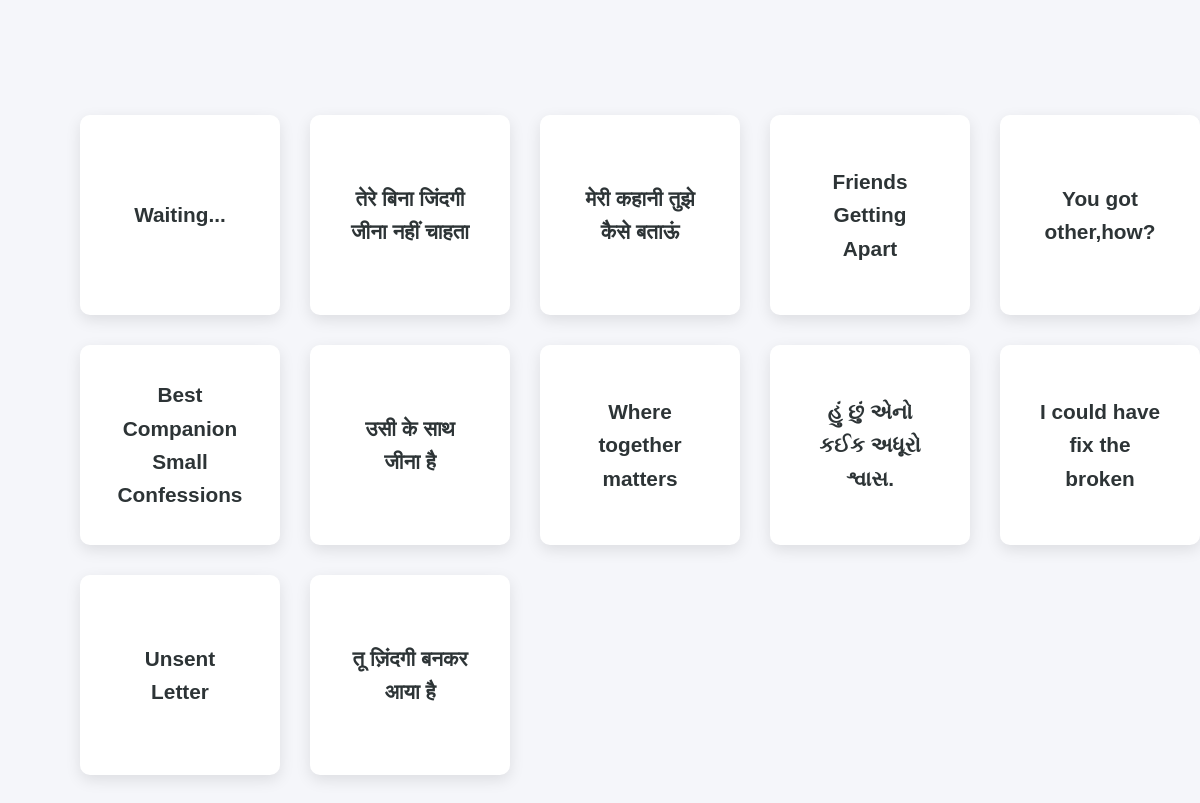
The app's page /get_poems/love with its own data.
### app.py (models this page shows)
class Poem(db.Model):
    id = db.Column(db.Integer, primary_key=True)
    title = db.Column(db.String(100), nullable=False)
    content = db.Column(db.Text, nullable=False)
    category = db.Column(db.String(50), nullable=False)
    image_path = db.Column(db.String(200))
    created_at = db.Column(db.DateTime, server_default=db.func.now())

### app.py (the view)
@app.route('/get_poems/<category>')
def get_poems(category):
    if category not in CATEGORIES:
        return render_template('poems.html', poems=[], category="Invalid Category", categories=CATEGORIES)
    poems = Poem.query.filter_by(category=category).order_by(Poem.created_at.desc()).all()
    return render_template('poems.html',
                         poems=poems,
                         category=CATEGORIES[category]['name'],
                         categories=CATEGORIES)  # Make sure to pass CATEGORIES

### templates/poems.html (shortened to what this page needs)
{% extends "base.html" %}
{% block content %}
<div class="poems-container">
    <div class="container">
        <div class="poems-grid">
            {% for poem in poems %}
            <div class="poem-card animated fadeInUp"
                 data-full-content="{{ poem.content }}"
                 data-category="{{ categories[poem.category].name if poem.category in categories else 'Unknown' }}"
                 data-date="{{ poem.created_at.strftime('%B %d, %Y') }}">
                <h3>{{ poem.title }}</h3>
            </div>
            {% endfor %}
        </div>
    </div>
</div>
{% endblock %}

### templates/base.html (shortened to what this page needs)
<!DOCTYPE html>
<html lang="en">
<head>
    <link rel="stylesheet" href="{{ url_for('static', filename='css/styles.css') }}">
    <link rel="stylesheet" href="{{ url_for('static', filename='css/animate.css') }}">
    <link rel="stylesheet" href="https://cdnjs.cloudflare.com/ajax/libs/font-awesome/6.0.0-beta3/css/all.min.css">
</head>
<body>
    {% block content %}{% endblock %}
</body>
</html>

### static/css/styles.css (style rules this page uses)
:root { --primary-color: #6c5ce7; --secondary-color: #a29bfe; --dark-color: #2d3436; --light-color: #f5f6fa; --accent-color: #fd79a8; --text-color: #636e72; --white: #ffffff; --black: #000000; --box-shadow: 0 5px 15px rgba(0, 0, 0, 0.1); --transition: all 0.3s ease; }
* { margin: 0; padding: 0; box-sizing: border-box; }
body { font-family: 'Poppins', sans-serif; color: var(--text-color); line-height: 1.6; background-color: var(--light-color); overflow-x: hidden; }
.container { width: 90%; max-width: 1200px; margin: 0 auto; padding: 0 20px; }
.poems-container { padding: 100px 0; background: var(--light-color); }
.poems-grid { display: grid; grid-template-columns: repeat(5, 1fr); gap: 30px; margin-top: 15px; }
.poem-card { background: var(--white); border-radius: 10px; padding: 35px; text-align: center; transition: var(--transition); box-shadow: var(--box-shadow); cursor: pointer; height: 200px; width: 200px; display: flex; align-items: center; justify-content: center; }
.poem-card h3 { font-size: 1.3rem; color: var(--dark-color); transition: var(--transition); margin: 0; }

### records on screen
Poem: title "Waiting..."
Poem: title "तेरे बिना जिंदगी जीना नहीं चाहता"
Poem: title "मेरी कहानी तुझे कैसे बताऊं"
Poem: title "Friends Getting Apart"
Poem: title "You got other,how?"
Poem: title "Best Companion Small Confessions"
Poem: title "उसी के साथ जीना है"
Poem: title "Where together matters"
Poem: title "હું છું એનો કઈક અધૂરો શ્વાસ."
Poem: title "I could have fix the broken"
Poem: title "Unsent Letter"
Poem: title "तू ज़िंदगी बनकर आया है"
